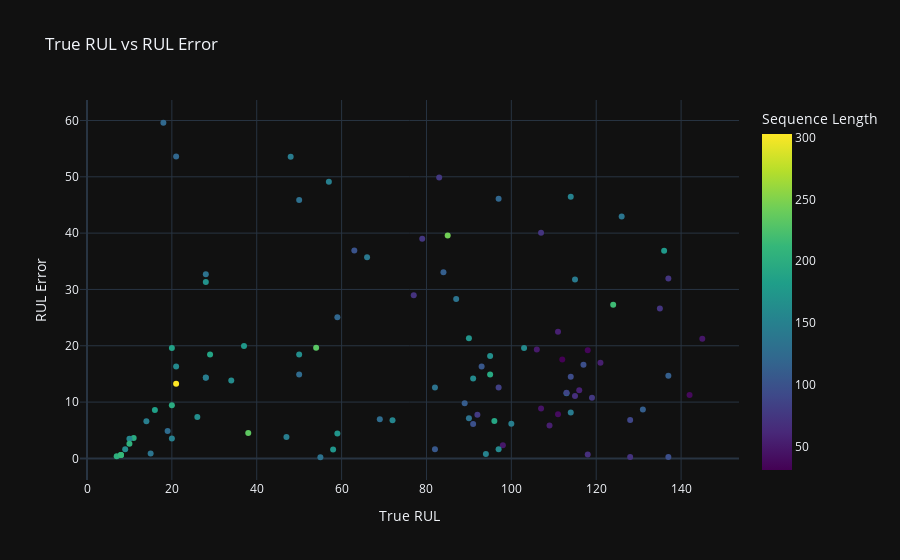
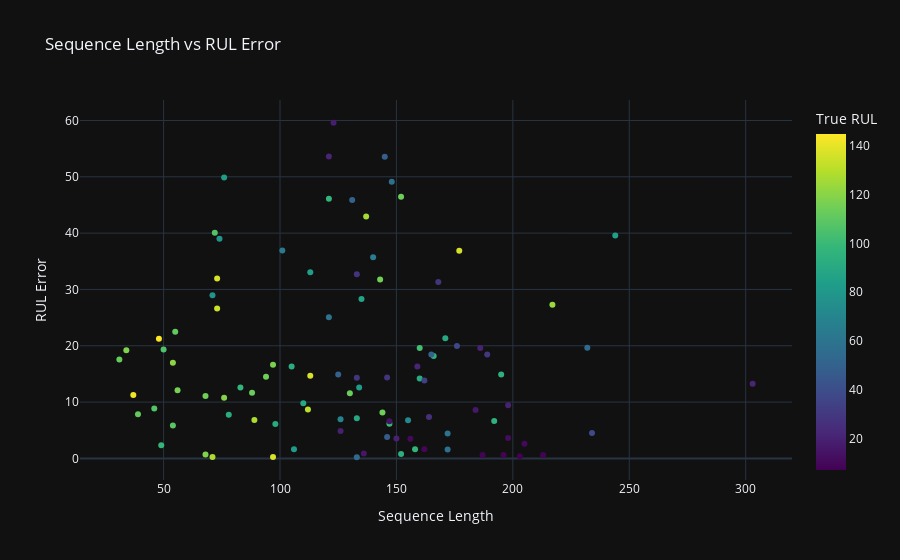

The code cell stored with these charts, in order, in its notebook:
### Code cell
px.scatter(
    x=rul_seqlen_err[0],
    y=rul_seqlen_err[1],
    color=rul_seqlen_err[2],
    title='True RUL vs Sequence Length',
    labels={'x': 'True RUL', 'y': 'Sequence Length', 'color': 'RUL Error'},
    color_continuous_scale=px.colors.sequential.Viridis
).show()
px.scatter(
    x=rul_seqlen_err[0],
    y=rul_seqlen_err[2],
    color=rul_seqlen_err[1],
    title='True RUL vs RUL Error',
    labels={'x': 'True RUL', 'y': 'RUL Error', 'color': 'Sequence Length'},
    color_continuous_scale=px.colors.sequential.Viridis
).show()
px.scatter(
    x=rul_seqlen_err[1],
    y=rul_seqlen_err[2],
    color=rul_seqlen_err[0],
    title='Sequence Length vs RUL Error',
    labels={'x': 'Sequence Length', 'y': 'RUL Error', 'color': 'True RUL'},
    color_continuous_scale=px.colors.sequential.Viridis
).show()

### Figure 1 — Plotly figure (JSON) as saved in the notebook; plotly's stock layout.template omitted (floating-point values rounded to 4 significant figures)
{"data": [{"hovertemplate": "True RUL=%{x}<br>RUL Error=%{y}<br>Sequence Length=%{marker.color}<extra></extra>", "legendgroup": "", "marker": {"color": [31, 49, 126, 106, 98, 105, 160, 166, 55, 192, 83, 217, 195, 46, 76, 113, 165, 133, 135, 184, 148, 39, 130, 186, 48, 76, 140, 158, 171, 143, 196, 145, 50, 203, 198, 126, 121, 125, 37, 133, 123, 156, 172, 54, 152, 146, 73, 78, 303, 74, 144, 189, 164, 121, 113, 136, 160, 176, 94, 147, 159, 232, 155, 168, 71, 147, 71, 187, 54, 152, 68, 131, 112, 137, 88, 205, 162, 72, 101, 133, 213, 162, 73, 172, 34, 110, 56, 68, 177, 146, 234, 150, 244, 133, 89, 97, 134, 121, 97, 198], "coloraxis": "coloraxis", "symbol": "circle"}, "mode": "markers", "name": "", "orientation": "v", "showlegend": false, "type": "scatter", "x": [112, 98, 69, 82, 91, 93, 91, 95, 111, 96, 97, 124, 95, 107, 83, 84, 50, 28, 87, 16, 57, 111, 113, 20, 145, 119, 66, 97, 90, 115, 8, 48, 106, 7, 11, 19, 21, 50, 142, 28, 18, 10, 59, 109, 114, 47, 135, 92, 21, 79, 114, 29, 26, 97, 137, 15, 103, 37, 114, 100, 21, 54, 72, 28, 128, 14, 77, 8, 121, 94, 118, 50, 131, 126, 113, 10, 34, 107, 63, 90, 8, 9, 137, 58, 118, 89, 116, 115, 136, 28, 38, 20, 85, 55, 128, 137, 82, 59, 117, 20], "xaxis": "x", "y": [17.57, 2.357, 6.958, 1.622, 6.118, 16.33, 14.19, 18.19, 22.47, 6.66, 12.59, 27.26, 14.88, 8.843, 49.88, 33.06, 18.43, 32.69, 28.3, 8.606, 49.11, 7.827, 11.59, 19.6, 21.26, 10.79, 35.7, 1.636, 21.35, 31.77, 0.6057, 53.57, 19.36, 0.3943, 3.606, 4.857, 53.59, 14.88, 11.26, 14.31, 59.6, 3.495, 4.418, 5.86, 46.48, 3.802, 26.62, 7.747, 13.25, 38.98, 8.172, 18.47, 7.339, 46.11, 14.66, 0.8756, 19.61, 19.95, 14.5, 6.142, 16.33, 19.67, 6.756, 31.33, 0.252, 6.606, 28.96, 0.6057, 16.99, 0.7846, 0.6902, 45.87, 8.669, 42.95, 11.66, 2.606, 13.82, 40.06, 36.9, 7.137, 0.6057, 1.606, 31.96, 1.567, 19.22, 9.799, 12.1, 11.06, 36.88, 14.35, 4.503, 3.543, 39.56, 0.204, 6.807, 0.2606, 12.57, 25.05, 16.65, 9.436], "yaxis": "y"}], "layout": {"coloraxis": {"colorbar": {"title": {"text": "Sequence Length"}}, "colorscale": [[0, "#440154"], [0.1111, "#482878"], [0.2222, "#3e4989"], [0.3333, "#31688e"], [0.4444, "#26828e"], [0.5556, "#1f9e89"], [0.6667, "#35b779"], [0.7778, "#6ece58"], [0.8889, "#b5de2b"], [1, "#fde725"]]}, "legend": {"tracegroupgap": 0}, "title": {"text": "True RUL vs RUL Error"}, "xaxis": {"anchor": "y", "domain": [0, 1], "title": {"text": "True RUL"}}, "yaxis": {"anchor": "x", "domain": [0, 1], "title": {"text": "RUL Error"}}}}

### Figure 2 — Plotly figure (JSON) as saved in the notebook; plotly's stock layout.template omitted (floating-point values rounded to 4 significant figures)
{"data": [{"hovertemplate": "Sequence Length=%{x}<br>RUL Error=%{y}<br>True RUL=%{marker.color}<extra></extra>", "legendgroup": "", "marker": {"color": [112, 98, 69, 82, 91, 93, 91, 95, 111, 96, 97, 124, 95, 107, 83, 84, 50, 28, 87, 16, 57, 111, 113, 20, 145, 119, 66, 97, 90, 115, 8, 48, 106, 7, 11, 19, 21, 50, 142, 28, 18, 10, 59, 109, 114, 47, 135, 92, 21, 79, 114, 29, 26, 97, 137, 15, 103, 37, 114, 100, 21, 54, 72, 28, 128, 14, 77, 8, 121, 94, 118, 50, 131, 126, 113, 10, 34, 107, 63, 90, 8, 9, 137, 58, 118, 89, 116, 115, 136, 28, 38, 20, 85, 55, 128, 137, 82, 59, 117, 20], "coloraxis": "coloraxis", "symbol": "circle"}, "mode": "markers", "name": "", "orientation": "v", "showlegend": false, "type": "scatter", "x": [31, 49, 126, 106, 98, 105, 160, 166, 55, 192, 83, 217, 195, 46, 76, 113, 165, 133, 135, 184, 148, 39, 130, 186, 48, 76, 140, 158, 171, 143, 196, 145, 50, 203, 198, 126, 121, 125, 37, 133, 123, 156, 172, 54, 152, 146, 73, 78, 303, 74, 144, 189, 164, 121, 113, 136, 160, 176, 94, 147, 159, 232, 155, 168, 71, 147, 71, 187, 54, 152, 68, 131, 112, 137, 88, 205, 162, 72, 101, 133, 213, 162, 73, 172, 34, 110, 56, 68, 177, 146, 234, 150, 244, 133, 89, 97, 134, 121, 97, 198], "xaxis": "x", "y": [17.57, 2.357, 6.958, 1.622, 6.118, 16.33, 14.19, 18.19, 22.47, 6.66, 12.59, 27.26, 14.88, 8.843, 49.88, 33.06, 18.43, 32.69, 28.3, 8.606, 49.11, 7.827, 11.59, 19.6, 21.26, 10.79, 35.7, 1.636, 21.35, 31.77, 0.6057, 53.57, 19.36, 0.3943, 3.606, 4.857, 53.59, 14.88, 11.26, 14.31, 59.6, 3.495, 4.418, 5.86, 46.48, 3.802, 26.62, 7.747, 13.25, 38.98, 8.172, 18.47, 7.339, 46.11, 14.66, 0.8756, 19.61, 19.95, 14.5, 6.142, 16.33, 19.67, 6.756, 31.33, 0.252, 6.606, 28.96, 0.6057, 16.99, 0.7846, 0.6902, 45.87, 8.669, 42.95, 11.66, 2.606, 13.82, 40.06, 36.9, 7.137, 0.6057, 1.606, 31.96, 1.567, 19.22, 9.799, 12.1, 11.06, 36.88, 14.35, 4.503, 3.543, 39.56, 0.204, 6.807, 0.2606, 12.57, 25.05, 16.65, 9.436], "yaxis": "y"}], "layout": {"coloraxis": {"colorbar": {"title": {"text": "True RUL"}}, "colorscale": [[0, "#440154"], [0.1111, "#482878"], [0.2222, "#3e4989"], [0.3333, "#31688e"], [0.4444, "#26828e"], [0.5556, "#1f9e89"], [0.6667, "#35b779"], [0.7778, "#6ece58"], [0.8889, "#b5de2b"], [1, "#fde725"]]}, "legend": {"tracegroupgap": 0}, "title": {"text": "Sequence Length vs RUL Error"}, "xaxis": {"anchor": "y", "domain": [0, 1], "title": {"text": "Sequence Length"}}, "yaxis": {"anchor": "x", "domain": [0, 1], "title": {"text": "RUL Error"}}}}
